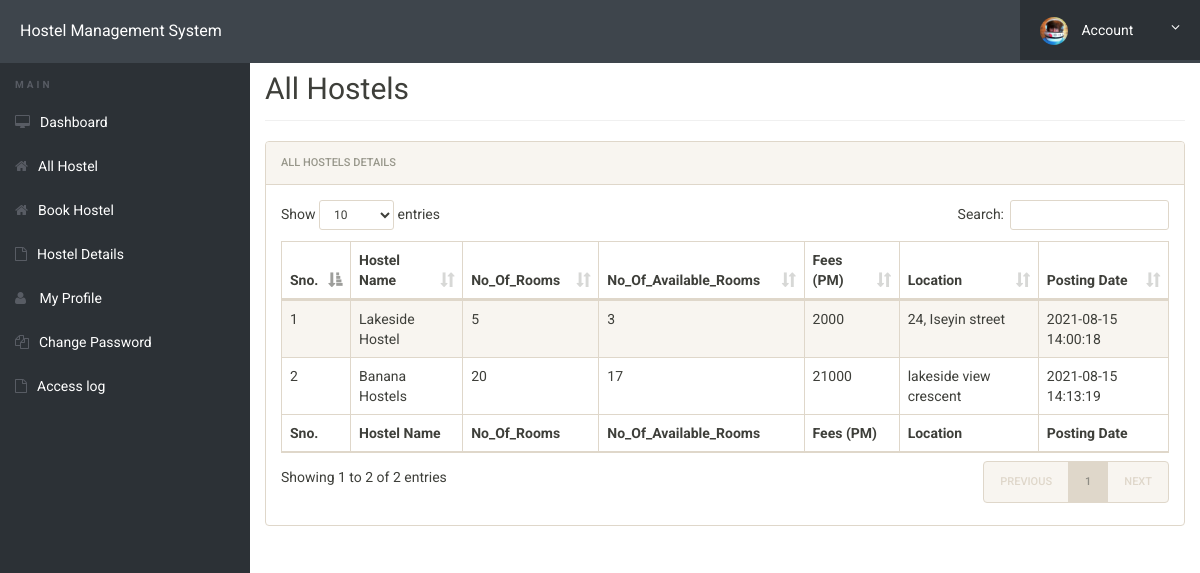
Screenshot of /all-hostels.php (signed in) with the database file from the repository.
### tables this page shows
CREATE TABLE `hostels` (
  `id` int(11) NOT NULL,
  `hostelName` varchar(500) DEFAULT NULL,
  `noOfRooms` int(11) DEFAULT NULL,
  `noOfAvailableRooms` int(11) DEFAULT NULL,
  `fees` int(11) DEFAULT NULL,
  `location` varchar(500) DEFAULT NULL,
  `posting_date` timestamp NULL DEFAULT current_timestamp()
);

### all-hostels.php (the view, shortened to what this page needs)
<?php
include('includes/config.php');
?>
<!doctype html>
<html lang="en" class="no-js">
<head>
	<link rel="stylesheet" href="css/font-awesome.min.css">
	<link rel="stylesheet" href="css/bootstrap.min.css">
	<link rel="stylesheet" href="css/dataTables.bootstrap.min.css">
	<link rel="stylesheet" href="css/bootstrap-social.css">
	<link rel="stylesheet" href="css/bootstrap-select.css">
	<link rel="stylesheet" href="css/fileinput.min.css">
	<link rel="stylesheet" href="css/awesome-bootstrap-checkbox.css">
	<link rel="stylesheet" href="css/style.css">
</head>
<body>
	<?php include('includes/header.php');?>
	<div class="ts-main-content">
			<?php include('includes/sidebar.php');?>
		<div class="content-wrapper">
			<div class="container-fluid">
				<div class="row">
					<div class="col-md-12">
						<h2 class="page-title" style="margin-top: 4%">All Hostels</h2>
						<div class="panel panel-default">
							<div class="panel-heading">All Hostels Details</div>
							<div class="panel-body">
								<table id="zctb" class="display table table-striped table-bordered table-hover" cellspacing="0" width="100%">
									<thead>
										<tr>
											<th>Sno.</th>
											<th>Hostel Name</th>
											<th>No_Of_Rooms</th>
											<th>No_Of_Available_Rooms</th>
											<th>Fees (PM) </th>
											<th>Location</th>
											<th>Posting Date  </th>
										</tr>
									</thead>
									<tfoot>
										<tr>
											<th>Sno.</th>
											<th>Hostel Name</th>
											<th>No_Of_Rooms</th>
											<th>No_Of_Available_Rooms</th>
											<th>Fees (PM) </th>
											<th>Location</th>
											<th>Posting Date  </th>
										</tr>
									</tfoot>
									<tbody>
<?php
$ret="select * from hostels";
$stmt= $mysqli->prepare($ret) ;
$stmt->execute() ;
$res=$stmt->get_result();
$cnt=1;
while($row=$res->fetch_object())
	  {
	  	?>
<tr><td><?php echo $cnt;;?></td>
<td><?php echo $row->hostelName;?></td>
<td><?php echo $row->noOfRooms;?></td>
<td><?php echo $row->noOfAvailableRooms;?></td>
<td><?php echo $row->fees;?></td>
<td><?php echo $row->location;?></td>
<td><?php echo $row->posting_date;?></td>
										</tr>
									<?php
$cnt=$cnt+1;
									 } ?>
									</tbody>
								</table>
							</div>
						</div>
					</div>
				</div>
			</div>
		</div>
	</div>
</body>
</html>

### css/style.css (style rules this page uses)
html { font-size: 14px; }
@media only screen and (min-width: 480px) { html { font-size: 17px; } }
@media only screen and (min-width: 768px) { html { font-size: 14px; } }
body { font-size: 1em; }
.panel { overflow: hidden; }
.page-title { padding-bottom: 15px; margin-bottom: 20px; border-bottom: 1px solid #f0f0f0; }
.ts-main-content .content-wrapper { padding-top: 15px; margin-top: 20px; }
@media only screen and (min-width: 992px) { .ts-main-content .content-wrapper { margin-left: 250px; } }

### rows the page displays
hostels: hostelName "Lakeside Hostel", noOfRooms "5", noOfAvailableRooms "3", fees "2000", location "24, Iseyin street", posting_date "2021-08-15 14:00:18"
hostels: hostelName "Banana Hostels", noOfRooms "20", noOfAvailableRooms "17", fees "21000", location "lakeside view crescent", posting_date "2021-08-15 14:13:19"
